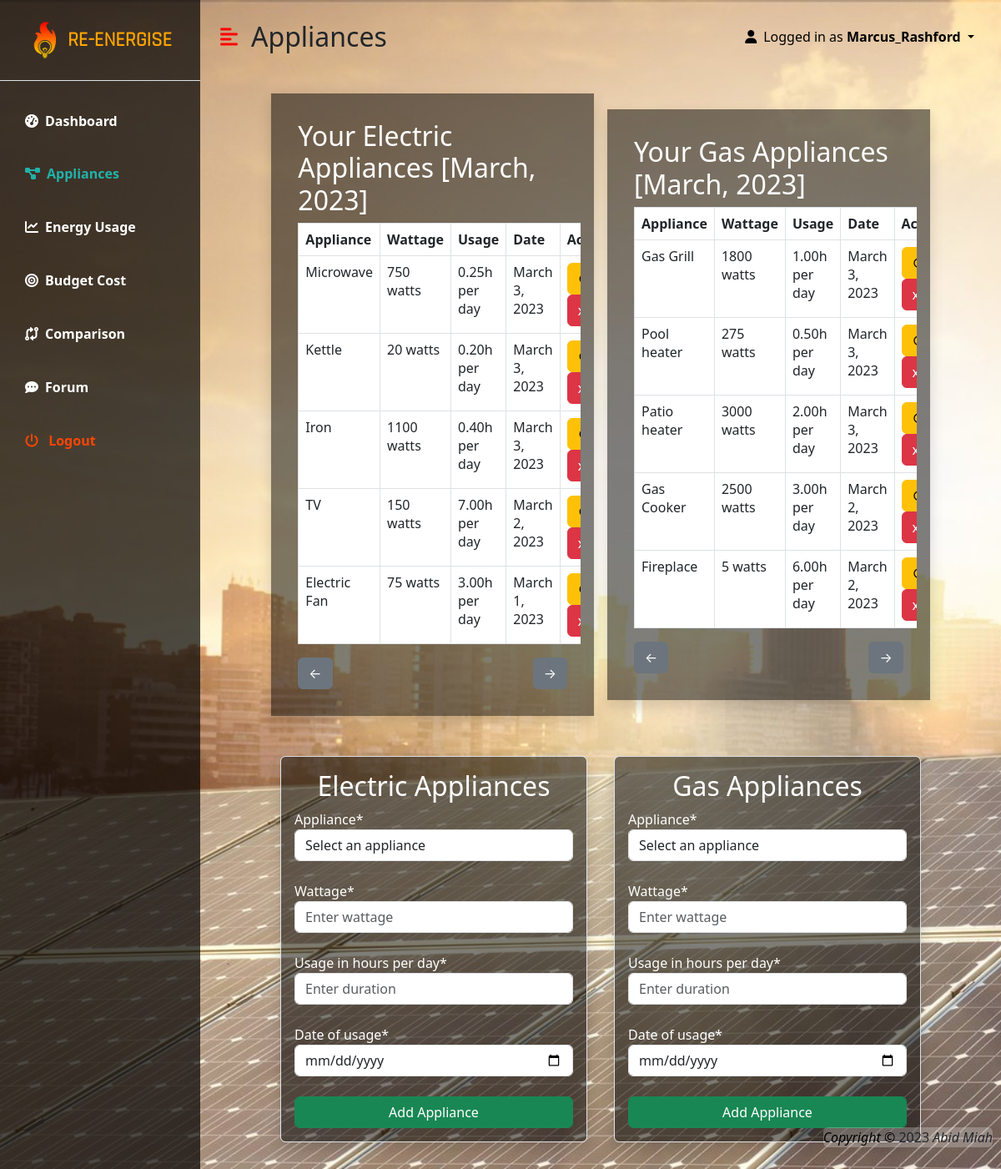
Page /appliances/ (signed in) on the committed database.
### EnergyApp/models.py (models this page shows, shortened)
class ApplianceUsage(models.Model):
    appliance = models.ForeignKey(Appliance, on_delete=models.CASCADE)
    duration = models.DecimalField(decimal_places=2, max_digits=10)
    date = models.DateField(auto_now_add=False)

class Appliance(models.Model):
    applianceType = models.CharField(max_length=11)
    name = models.CharField(max_length=100, default="Other")
    wattage = models.IntegerField()
    user = models.ForeignKey(UserProfile, on_delete=models.CASCADE)

### EnergyApp/views.py (the view, shortened to what this page needs)
# urls.py: path('appliances/', views.appliances, name='appliances'),
@login_required(login_url="/login")
def appliances(request):
    userProfile = UserProfile.objects.get(user=request.user)
    userAppliances = Appliance.objects.filter(
        user=userProfile)
    applianceUsage = ApplianceUsage.objects.filter(
        appliance__in=userAppliances).order_by('-date')
    currentMonth = datetime.now().strftime("%B")
    context = {
        "applianceUsage": applianceUsage,
        "userAppliances": userAppliances,
        "currentMonth": currentMonth,
    }
    return render(request, 'main/appliances.html', context)

### EnergyApp/templates/main/appliances.html (shortened to what this page needs)
{% extends 'base.html' %}
{% load static %}
{% block content %}
<html lang="en">
<head>
</head>
<body>
  {% if user.is_authenticated %}
  <div class="container-fluid">
    <div class="row align-items-center p-3 mb-2 justify-content-center ">
      <div class="col-xl-5 p-3 d-flex justify-content-center align-items-center m-2 shadow"
        style="background-color: rgba(1, 1, 1, 0.5); color:white">
        <div id="elec-appliance-list" class="p-3 overflow-x-auto">
          <h2 id="currentMonth">Your Electric Appliances [{{ currentMonth }}, 2023]</h2>
          <table class="table table-bordered table-hover overflow-x-auto" style="color:white">
            <thead>
              <tr>
                <th>Appliance</th>
                <th>Wattage</th>
                <th>Usage</th>
                <th>Date</th>
                <th>Actions</th>
              </tr>
            </thead>
            <tbody>
              {% if userAppliances %}
              {% for usage in applianceUsage %}
              {% if usage.appliance.applianceType == 'Electricity' and usage.date|date:"F" == currentMonth %}
              <tr>
                <td>{{ usage.appliance.name }}</td>
                <td>{{ usage.appliance.wattage }} watts</td>
                <td>{{ usage.duration }}h per day</td>
                <td>{{ usage.date }}</td>
                <td>
                  <button type="button" class="btn btn-warning" onclick="updateModal('{{ usage.appliance.id }}')"
                    data-bs-toggle="modal" data-bs-target="#updateModal">↻</button>
                  <button class="btn btn-danger" onclick="deleteAppliance('{{ usage.appliance.id }}')">x</button>
                </td>
              </tr>
              {% endif %}
              {% endfor %}
              {% else %}
              <tr>
                <td colspan="5" class="fw-bold text-center">You do not have any Electric Appliances added on this
                  month!</td>
              </tr>
              {% endif %}
            </tbody>
          </table>
          <div class="d-flex justify-content-between">
            <button type="button" class="btn btn-secondary" onclick="showPreviousMonth('electricity')">←</button>
            <button type="button" class="btn btn-secondary" onclick="showNextMonth('electricity')">→</button>
          </div>
        </div>
      </div>
      <div class="col-xl-5 p-3 d-flex justify-content-center align-items-center m-2 shadow"
        style="background-color: rgba(1, 1, 1, 0.5)">
        <div id="gas-appliance-list" class="p-3 overflow-x-auto" style="color:white">
          <h2 id="gasCurrentMonth">Your Gas Appliances [{{ currentMonth }}, 2023]</h2>
          <table class="table table-bordered table-hover" style="color:white">
            <thead>
              <tr>
                <th>Appliance</th>
                <th>Wattage</th>
                <th>Usage</th>
                <th>Date</th>
                <th>Actions</th>
              </tr>
            </thead>
            <tbody>
              {% if userAppliances %}
              {% for usage in applianceUsage %}
              {% if usage.appliance.applianceType == 'Gas' and usage.date|date:"F" == currentMonth %}
              <tr>
                <td>{{ usage.appliance.name }}</td>
                <td>{{ usage.appliance.wattage }} watts</td>
                <td>{{ usage.duration }}h per day</td>
                <td>{{ usage.date }}</td>
                <td>
                  <button type="button" class="btn btn-warning" onclick="updateModal('{{ usage.appliance.id }}')"
                    data-bs-toggle="modal" data-bs-target="#updateModal">↻</button>
                  <button class="btn btn-danger" onclick="deleteAppliance('{{ usage.appliance.id }}')">x</button>
                </td>
              </tr>
              {% endif %}
              {% endfor %}
              {% else %}
              <tr>
                <td colspan="5" class="fw-bold text-center">You do not have any Gas Appliances added on this month!</td>
              </tr>
              {% endif %}
            </tbody>
          </table>
          <div class="d-flex justify-content-between">
            <button type="button" class="btn btn-secondary" onclick="showPreviousMonth('gas')">←</button>
            <button type="button" class="btn btn-secondary" onclick="showNextMonth('gas')">→</button>
          </div>
        </div>
      </div>
    </div>
    <div class="row align-items-center justify-content-center">
      <div class="col-lg-5 p-3 d-flex">
        <form action="" method="post"
          onsubmit="event.preventDefault(); if (validateForm()) { alert('Appliance added successfully!'); this.submit(); }"
          class="form-control p-3 shadow" style="background-color: rgba(1, 1, 1, 0.5); color:white">
          <h2 class="text-center align-items-center justify-content-center">Electric Appliances</h2>
          <span>Appliance*</span>
          <select name="electricity_appliance" class="form-control" id="electricity_appliance_select">
            <option value="">Select an appliance</option>
          </select>
          <br>
          <span>Wattage*</span>
          <input type="number" class="form-control" name="electricity_wattage" placeholder="Enter wattage" required />
          <br>
          <span>Usage in hours per day*</span>
          <input type="number" class="form-control" step=".01" name="electricity_duration" placeholder="Enter duration"
            required />
          <br>
          <span>Date of usage*</span>
          <input type="date" class="form-control" name="electricity_date" required>
          <br>
          <button type="submit" class="btn btn-success form-control">Add Appliance</button>
        </form>
      </div>
      <div class="d-flex col-lg-5 p-3">
        <form action="" method="post" class="form-control p-3 shadow"
          onsubmit="event.preventDefault(); if (validateForm()) { alert('Appliance added successfully!'); this.submit(); }"
          style="background-color: rgba(1, 1, 1, 0.5); color:white">
          <h2 class="text-center align-items-center justify-content-center">Gas Appliances</h2>
          <span>Appliance*</span>
          <select name="gas_appliance" class="form-control" id="gas_appliance_select">
            <option value="">Select an appliance</option>
          </select>
          <br>
          <span>Wattage*</span>
          <input type="number" class="form-control" name="gas_wattage" placeholder="Enter wattage" required />
          <br>
          <span>Usage in hours per day*</span>
          <input type="number" class="form-control" step=".01" name="gas_duration" placeholder="Enter duration"
            required />
          <br>
          <span>Date of usage*</span>
          <input type="date" class="form-control" name="gas_date" required>
          <br>
          <button type="submit" class="btn btn-success form-control">Add Appliance</button>
        </form>
      </div>
    </div>
  </div>
  {% endif %}
</body>
</html>
{% endblock %}

### EnergyApp/templates/base.html (shortened to what this page needs)
{% load static %}
<html lang="en">
<head>
  <link href="https://cdn.jsdelivr.net/npm/bootstrap@5.3.0-alpha1/dist/css/bootstrap.min.css" rel="stylesheet"
>
  <link rel="stylesheet" href="https://cdnjs.cloudflare.com/ajax/libs/font-awesome/6.2.1/css/all.min.css">
</head>
<body>
  <div class="d-flex" id="wrapper">
    <div class="" style="background-color: rgba(1, 1, 1, 0.7); color:white" id="sidebar-wrapper">
      <a href="/" style="text-decoration-line:none">
        <div style="color:orange;" class="sidebar-heading text-center py-4 fs-4 fw-bold text-uppercase border-bottom">
          <img src="{% static 'images/energylogo2.png' %}" alt="" style="height: 2em; width: auto;">
          <span style="font-family: 'Rajdhani'">Re-Energise</span>
        </div>
      </a>
      <div class="list-group list-group-flush my-3">
        <a href="/dashboard" id="dash" class="list-group-item list-group-item-action bg-transparent second-text fw-bold active">
          <i class="fas fa-tachometer-alt me-2"></i>Dashboard
        </a>
        <a href="/appliances" id="appl"
          class="list-group-item list-group-item-action bg-transparent second-text fw-bold">
          <i class="fas fa-project-diagram me-2"></i>Appliances
        </a>
        <a href="/usage" id="usage" class="list-group-item list-group-item-action bg-transparent second-text fw-bold">
          <i class="fas fa-chart-line me-2"></i>Energy Usage
        </a>
        <a href="/budget" id="budget" class="list-group-item list-group-item-action bg-transparent second-text fw-bold">
          <i class="fas fa-bullseye me-2"></i>Budget Cost
        </a>
        <a href="/comparison" id="comp"
          class="list-group-item list-group-item-action bg-transparent second-text fw-bold">
          <i class="fas fa-code-compare me-2"></i>Comparison
        </a>
        <a href="/forum" id="forum" class="list-group-item list-group-item-action bg-transparent second-text fw-bold">
          <i class="fas fa-comment-dots me-2"></i>Forum
        </a>
        <a href="/logout" class="list-group-item list-group-item-action bg-transparent fw-bold" style="color:orangered">
          <i class="fas fa-power-off me-2"></i> Logout
        </a>
      </div>
    </div>
    <div id="page-content-wrapper">
      <nav class="navbar navbar-expand-lg navbar-dark bg-transparent py-4 px-4">
        <div class="d-flex align-items-center">
          <i style="color: red" class="fas fa-align-left fs-4 me-3" id="menu-toggle"></i>
          <h2 class="fs-2 m-0" id="titlee">Dashboard</h2>
        </div>
        <div class="collapse navbar-collapse" id="navbarSupportedContent">
          <ul class="navbar-nav ms-auto mb-2 mb-lg-0">
            {% if user.is_authenticated %}
            <li class="nav-item dropdown">
              <a href="" style="color: black" class="nav-link dropdown-toggle" id="navbarDropdown" type="button"
                role="button" data-bs-toggle="dropdown" aria-expanded="false">
                <i class="fas fa-user me-2"></i>Logged in as <b>{{ user.username }}</b>
              </a>
            </li>
            {% endif %}
          </ul>
        </div>
      </nav>
      <div class="copyright font-weight-bold">
        <p class="font-weight-bold rounded" style="background-color: rgba(255, 255, 255, 0.25);">
          <i style="color:black">Copyright &copy;</i> 2023 <i>Abid Miah</i>
        </p>
      </div>
      {% block content %}
      {% endblock %}
    </div>
  </div>
</body>
</html>

### EnergyApp/templates/base.html (style rules this page uses)
.copyright { position: fixed; bottom: 0; right: 0; padding: 10px; }
:root { --main-bg-color: blue; --main-text-color: lightseagreen; --second-text-color: white; --second-bg-color: black; }
.second-text { color: var(--second-text-color); }
#wrapper { overflow-x: hidden; background-image: url(../static/images/download.jpeg); background-repeat: no-repeat; background-size: cover; background-attachment: fixed; }
#sidebar-wrapper { min-height: 100vh; margin-left: -15rem; -webkit-transition: margin 0.25s ease-out; -moz-transition: margin 0.25s ease-out; -o-transition: margin 0.25s ease-out; transition: margin 0.25s ease-out; }
#sidebar-wrapper .sidebar-heading { padding: 0.875rem 1.25rem; font-size: 1.2rem; }
#sidebar-wrapper .list-group { width: 15rem; }
#page-content-wrapper { min-width: 100vw; }
#menu-toggle { cursor: pointer; }
.list-group-item { border: none; padding: 20px 30px; }
.list-group-item.active { background-color: transparent; color: var(--main-text-color); font-weight: bold; border: none; }
@media (min-width: 850px) { #sidebar-wrapper { margin-left: 0; } }
@media (min-width: 850px) { #page-content-wrapper { min-width: 0; width: 100%; } }

### rows in the picture
ApplianceUsage: appliance.name "Microwave", appliance.wattage "750", duration "0.25", date "March 3, 2023"
ApplianceUsage: appliance.name "Kettle", appliance.wattage "20", duration "0.20", date "March 3, 2023"
ApplianceUsage: appliance.name "Iron", appliance.wattage "1100", duration "0.40", date "March 3, 2023"
ApplianceUsage: appliance.name "TV", appliance.wattage "150", duration "7.00", date "March 2, 2023"
ApplianceUsage: appliance.name "Electric Fan", appliance.wattage "75", duration "3.00", date "March 1, 2023"
ApplianceUsage: appliance.name "Gas Grill", appliance.wattage "1800", duration "1.00", date "March 3, 2023"
ApplianceUsage: appliance.name "Pool heater", appliance.wattage "275", duration "0.50", date "March 3, 2023"
ApplianceUsage: appliance.name "Patio heater", appliance.wattage "3000", duration "2.00", date "March 3, 2023"
ApplianceUsage: appliance.name "Gas Cooker", appliance.wattage "2500", duration "3.00", date "March 2, 2023"
ApplianceUsage: appliance.name "Fireplace", appliance.wattage "5", duration "6.00", date "March 2, 2023"

### other values in the picture
{{ user.username }} "Marcus_Rashford"
